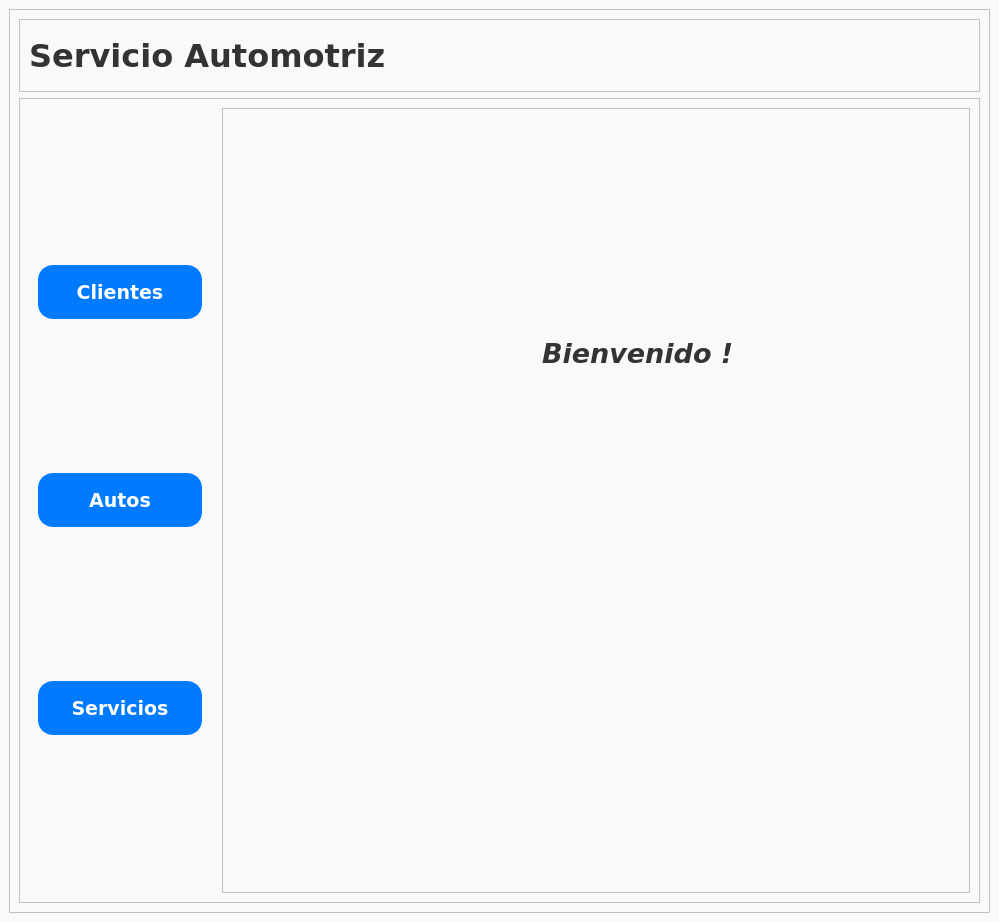
<?xml version="1.0" encoding="UTF-8"?>
<ui version="4.0">
 <class>MainWindow</class>
 <widget class="QMainWindow" name="MainWindow">
  <property name="geometry">
   <rect>
    <x>0</x>
    <y>0</y>
    <width>999</width>
    <height>922</height>
   </rect>
  </property>
  <property name="windowTitle">
   <string>MainWindow</string>
  </property>
  <widget class="QWidget" name="centralwidget">
   <property name="styleSheet">
    <string notr="true">/* Estilos generales */
QWidget {
    background-color: #F8F9FA; /* Gris claro */
}

* {
    font-family: 'Verdana', sans-serif;
}

/* Estilos para QLabel */
QLabel {
    color: #333333; /* Gris oscuro */
}

/* Estilos para QPushButton */
QPushButton {
    background-color: #007BFF; /* Azul */
    color: #FFFFFF;
    border-style: solid;
    border-width: 2px;
    border-color: #007BFF;
    border-radius: 15px; /* Esto hará que los botones sean redondos */
    padding: 5px;
    min-width: 80px;
    max-width: 150px;
    min-height: 25px;
    max-height: 40px;
}

/* Cuando el mouse está sobre el botón */
QPushButton:hover {
    background-color: #0056b3; /* Azul oscuro */
    border-color: #0056b3;
}

/* Estilos para QLineEdit */
QLineEdit {
    background-color: #FFFFFF;
    color: #333333;
    border: 1px solid #CCCCCC;
}

/* Estilos para QPlainTextEdit */
QPlainTextEdit {
    background-color: #FFFFFF;
    color: #333333;
    border: 1px solid #CCCCCC;
}

/* Estilos para QTableWidget */
QTableWidget {
    background-color: #FFFFFF;
    color: #333333;
    gridline-color: #CCCCCC;
}

QHeaderView::section {
    background-color: #E9ECEF; /* Gris claro */
    color: #333333;
    padding: 5px;
    border: 1px solid #CCCCCC;
}

QTableWidget::item:selected {
    background-color: #007BFF; /* Azul */
    color: #FFFFFF;
}

/* Estilos para errores o alertas */
QMessageBox {
    background-color: #DC3545; /* Rojo */
    color: #FFFFFF;
}

/* Estilos para QGroupBox */
QGroupBox {
    background-color: #E9ECEF; /* Gris claro */
    border: 1px solid #CCCCCC;
    border-radius: 5px;
    padding-top: 10px;
    margin-top: 10px;
}

QGroupBox::title {
    color: #333333; /* Gris oscuro */
    subcontrol-origin: margin;
    subcontrol-position: top center;
    padding: 0 3px;
}
</string>
   </property>
   <layout class="QVBoxLayout" name="verticalLayout_2">
    <item>
     <widget class="QFrame" name="frame_principal">
      <property name="frameShape">
       <enum>QFrame::StyledPanel</enum>
      </property>
      <property name="frameShadow">
       <enum>QFrame::Raised</enum>
      </property>
      <layout class="QVBoxLayout" name="verticalLayout" stretch="1,11">
       <item>
        <widget class="QFrame" name="frame_superior">
         <property name="frameShape">
          <enum>QFrame::StyledPanel</enum>
         </property>
         <property name="frameShadow">
          <enum>QFrame::Raised</enum>
         </property>
         <layout class="QHBoxLayout" name="horizontalLayout_7">
          <item>
           <widget class="QLabel" name="label_53">
            <property name="font">
             <font>
              <family>Verdana</family>
              <pointsize>24</pointsize>
              <weight>75</weight>
              <bold>true</bold>
             </font>
            </property>
            <property name="text">
             <string>Servicio Automotriz</string>
            </property>
           </widget>
          </item>
          <item>
           <widget class="QPushButton" name="pushButton_inicio">
            <property name="maximumSize">
             <size>
              <width>160</width>
              <height>50</height>
             </size>
            </property>
            <property name="styleSheet">
             <string notr="true">QPushButton {
    background-color: transparent;
    border: none;
}
</string>
            </property>
            <property name="text">
             <string/>
            </property>
            <property name="icon">
             <iconset>
              <normaloff>iconos/1200px-Motorkontrollleuchte.svg.png</normaloff>iconos/1200px-Motorkontrollleuchte.svg.png</iconset>
            </property>
            <property name="iconSize">
             <size>
              <width>70</width>
              <height>70</height>
             </size>
            </property>
           </widget>
          </item>
         </layout>
        </widget>
       </item>
       <item>
        <widget class="QFrame" name="frame_inferior">
         <property name="frameShape">
          <enum>QFrame::StyledPanel</enum>
         </property>
         <property name="frameShadow">
          <enum>QFrame::Raised</enum>
         </property>
         <layout class="QHBoxLayout" name="horizontalLayout" stretch="2,8">
          <item>
           <widget class="QFrame" name="frame_botones">
            <property name="styleSheet">
             <string notr="true">QFrame {
    /*background-color: black;*/
    color: white; /* Cambia el color del texto si es necesario */
    border-radius: 10px; /* Ajusta el valor para redondear más o menos las esquinas */
}
</string>
            </property>
            <property name="frameShape">
             <enum>QFrame::StyledPanel</enum>
            </property>
            <property name="frameShadow">
             <enum>QFrame::Raised</enum>
            </property>
            <layout class="QVBoxLayout" name="verticalLayout_6">
             <item>
              <widget class="QPushButton" name="pushButton_clientes">
               <property name="minimumSize">
                <size>
                 <width>94</width>
                 <height>39</height>
                </size>
               </property>
               <property name="maximumSize">
                <size>
                 <width>164</width>
                 <height>54</height>
                </size>
               </property>
               <property name="font">
                <font>
                 <family>Verdana</family>
                 <pointsize>14</pointsize>
                 <weight>75</weight>
                 <bold>true</bold>
                </font>
               </property>
               <property name="text">
                <string>Clientes</string>
               </property>
               <property name="icon">
                <iconset>
                 <normaloff>iconos/persona.png</normaloff>iconos/persona.png</iconset>
               </property>
              </widget>
             </item>
             <item>
              <widget class="QPushButton" name="pushButton_autos">
               <property name="minimumSize">
                <size>
                 <width>94</width>
                 <height>39</height>
                </size>
               </property>
               <property name="maximumSize">
                <size>
                 <width>164</width>
                 <height>54</height>
                </size>
               </property>
               <property name="font">
                <font>
                 <family>Verdana</family>
                 <pointsize>14</pointsize>
                 <weight>75</weight>
                 <bold>true</bold>
                </font>
               </property>
               <property name="text">
                <string>Autos</string>
               </property>
               <property name="icon">
                <iconset>
                 <normaloff>iconos/auto.png</normaloff>iconos/auto.png</iconset>
               </property>
              </widget>
             </item>
             <item>
              <widget class="QPushButton" name="pushButton_servicios">
               <property name="minimumSize">
                <size>
                 <width>94</width>
                 <height>39</height>
                </size>
               </property>
               <property name="maximumSize">
                <size>
                 <width>164</width>
                 <height>54</height>
                </size>
               </property>
               <property name="font">
                <font>
                 <family>Verdana</family>
                 <pointsize>14</pointsize>
                 <weight>75</weight>
                 <bold>true</bold>
                </font>
               </property>
               <property name="text">
                <string>Servicios</string>
               </property>
               <property name="icon">
                <iconset>
                 <normaloff>iconos/llave.png</normaloff>iconos/llave.png</iconset>
               </property>
              </widget>
             </item>
            </layout>
           </widget>
          </item>
          <item>
           <widget class="QFrame" name="frame_paginas">
            <property name="frameShape">
             <enum>QFrame::StyledPanel</enum>
            </property>
            <property name="frameShadow">
             <enum>QFrame::Raised</enum>
            </property>
            <layout class="QHBoxLayout" name="horizontalLayout_3">
             <item>
              <widget class="QStackedWidget" name="stackedWidget">
               <property name="currentIndex">
                <number>0</number>
               </property>
               <widget class="QWidget" name="page_inicio">
                <widget class="QLabel" name="label_37">
                 <property name="geometry">
                  <rect>
                   <x>310</x>
                   <y>200</y>
                   <width>211</width>
                   <height>71</height>
                  </rect>
                 </property>
                 <property name="font">
                  <font>
                   <family>Verdana</family>
                   <pointsize>20</pointsize>
                   <weight>75</weight>
                   <italic>true</italic>
                   <bold>true</bold>
                  </font>
                 </property>
                 <property name="text">
                  <string>Bienvenido !</string>
                 </property>
                </widget>
               </widget>
               <widget class="QWidget" name="page_clientes">
                <layout class="QGridLayout" name="gridLayout_6">
                 <item row="0" column="0">
                  <widget class="QFrame" name="frame_c">
                   <property name="frameShape">
                    <enum>QFrame::StyledPanel</enum>
                   </property>
                   <property name="frameShadow">
                    <enum>QFrame::Raised</enum>
                   </property>
                   <layout class="QVBoxLayout" name="verticalLayout_3" stretch="1,11">
                    <item>
                     <widget class="QFrame" name="frame">
                      <property name="frameShape">
                       <enum>QFrame::StyledPanel</enum>
                      </property>
                      <property name="frameShadow">
                       <enum>QFrame::Raised</enum>
                      </property>
                      <layout class="QHBoxLayout" name="horizontalLayout_5">
                       <item>
                        <widget class="QLabel" name="label_51">
                         <property name="font">
                          <font>
                           <family>Verdana</family>
                           <pointsize>16</pointsize>
                           <weight>75</weight>
                           <bold>true</bold>
                          </font>
                         </property>
                         <property name="text">
                          <string>Clientes</string>
                         </property>
                        </widget>
                       </item>
                      </layout>
                     </widget>
                    </item>
                    <item>
                     <widget class="QFrame" name="frame_2">
                      <property name="frameShape">
                       <enum>QFrame::StyledPanel</enum>
                      </property>
                      <property name="frameShadow">
                       <enum>QFrame::Raised</enum>
                      </property>
                      <layout class="QGridLayout" name="gridLayout_5">
                       <item row="0" column="0">
                        <widget class="QGroupBox" name="groupBox">
                         <property name="title">
                          <string>CREAR</string>
                         </property>
                         <layout class="QGridLayout" name="gridLayout_2">
                          <item row="0" column="0">
                           <widget class="QLabel" name="label">
                            <property name="text">
                             <string>Nombre</string>
                            </property>
                           </widget>
                          </item>
                          <item row="0" column="1">
                           <widget class="QLineEdit" name="nombre_cliente_crear_cliente_lineEdit"/>
                          </item>
                          <item row="1" column="0">
                           <widget class="QLabel" name="label_2">
                            <property name="text">
                             <string>Telefono</string>
                            </property>
                           </widget>
                          </item>
                          <item row="1" column="1">
                           <widget class="QLineEdit" name="telefono_cliente_crear_cliente_lineEdit"/>
                          </item>
                          <item row="2" column="0">
                           <widget class="QLabel" name="label_3">
                            <property name="text">
                             <string>Descripción</string>
                            </property>
                           </widget>
                          </item>
                          <item row="2" column="1">
                           <widget class="QPlainTextEdit" name="descripcion_cliente_crear_cliente_plainText"/>
                          </item>
                          <item row="3" column="1">
                           <widget class="QPushButton" name="guardar_crear_cliente_button">
                            <property name="text">
                             <string>GUARDAR</string>
                            </property>
                           </widget>
                          </item>
                         </layout>
                        </widget>
                       </item>
                       <item row="0" column="1">
                        <widget class="QGroupBox" name="groupBox_3">
                         <property name="title">
                          <string>MOSTRAR</string>
                         </property>
                         <layout class="QGridLayout" name="gridLayout_7">
                          <item row="0" column="0">
                           <widget class="QTableWidget" name="mostrar_clientes_clientes_tableWidget"/>
                          </item>
                          <item row="1" column="0">
                           <widget class="QPushButton" name="mostrar_mostrar_clientes_button">
                            <property name="text">
                             <string>MOSTRAR</string>
                            </property>
                           </widget>
                          </item>
                         </layout>
                        </widget>
                       </item>
                       <item row="1" column="0">
                        <widget class="QGroupBox" name="groupBox_2">
                         <property name="title">
                          <string>ACTUALIZAR</string>
                         </property>
                         <layout class="QGridLayout" name="gridLayout_9">
                          <item row="0" column="0">
                           <widget class="QLabel" name="label_4">
                            <property name="text">
                             <string>Nombre</string>
                            </property>
                           </widget>
                          </item>
                          <item row="0" column="1">
                           <widget class="QLineEdit" name="nombre_cliente_actualizar_cliente_lineEdit"/>
                          </item>
                          <item row="1" column="0">
                           <widget class="QLabel" name="label_6">
                            <property name="text">
                             <string>Telefono</string>
                            </property>
                           </widget>
                          </item>
                          <item row="1" column="1">
                           <widget class="QLineEdit" name="telefono_cliente_actualizar_cliente_lineEdit"/>
                          </item>
                          <item row="2" column="0">
                           <widget class="QLabel" name="label_5">
                            <property name="text">
                             <string>Descripción</string>
                            </property>
                           </widget>
                          </item>
                          <item row="2" column="1">
                           <widget class="QPlainTextEdit" name="descripcion_cliente_actualizar_cliente_plainText"/>
                          </item>
                          <item row="3" column="1">
                           <widget class="QPushButton" name="actualizar_actualizar_cliente_button">
                            <property name="text">
                             <string>ACTUALIZAR</string>
                            </property>
                           </widget>
                          </item>
                         </layout>
                        </widget>
                       </item>
                       <item row="1" column="1">
                        <widget class="QGroupBox" name="groupBox_4">
                         <property name="title">
                          <string>ELIMINAR</string>
                         </property>
                         <layout class="QGridLayout" name="gridLayout_8">
                          <item row="0" column="0">
                           <widget class="QLabel" name="label_7">
                            <property name="text">
                             <string>Nombre</string>
                            </property>
                           </widget>
                          </item>
                          <item row="0" column="1">
                           <widget class="QLineEdit" name="nombre_cliente_eliminar_cliente_lineEdit"/>
                          </item>
                          <item row="1" column="0">
                           <widget class="QLabel" name="label_9">
                            <property name="text">
                             <string>Telefono</string>
                            </property>
                           </widget>
                          </item>
                          <item row="1" column="1">
                           <widget class="QLineEdit" name="telefono_cliente_eliminar_cliente_lineEdit"/>
                          </item>
                          <item row="2" column="0">
                           <widget class="QLabel" name="label_8">
                            <property name="text">
                             <string>Descripción</string>
                            </property>
                           </widget>
                          </item>
                          <item row="2" column="1">
                           <widget class="QPlainTextEdit" name="descripcion_cliente_eliminar_cliente_plainText"/>
                          </item>
                          <item row="3" column="1">
                           <widget class="QPushButton" name="eliminar_eliminar_cliente_button">
                            <property name="text">
                             <string>ELIMINAR</string>
                            </property>
                           </widget>
                          </item>
                         </layout>
                        </widget>
                       </item>
                      </layout>
                     </widget>
                    </item>
                   </layout>
                  </widget>
                 </item>
                </layout>
               </widget>
               <widget class="QWidget" name="page_autos">
                <layout class="QGridLayout" name="gridLayout">
                 <item row="0" column="0">
                  <widget class="QFrame" name="frame_a">
                   <property name="frameShape">
                    <enum>QFrame::StyledPanel</enum>
                   </property>
                   <property name="frameShadow">
                    <enum>QFrame::Raised</enum>
                   </property>
                   <layout class="QVBoxLayout" name="verticalLayout_4" stretch="1,11">
                    <item>
                     <widget class="QFrame" name="frame_3">
                      <property name="frameShape">
                       <enum>QFrame::StyledPanel</enum>
                      </property>
                      <property name="frameShadow">
                       <enum>QFrame::Raised</enum>
                      </property>
                      <layout class="QHBoxLayout" name="horizontalLayout_4">
                       <item>
                        <widget class="QLabel" name="label_52">
                         <property name="font">
                          <font>
                           <family>Verdana</family>
                           <pointsize>16</pointsize>
                           <weight>75</weight>
                           <bold>true</bold>
                          </font>
                         </property>
                         <property name="text">
                          <string>Autos</string>
                         </property>
                        </widget>
                       </item>
                      </layout>
                     </widget>
                    </item>
                    <item>
                     <widget class="QFrame" name="frame_4">
                      <property name="frameShape">
                       <enum>QFrame::StyledPanel</enum>
                      </property>
                      <property name="frameShadow">
                       <enum>QFrame::Raised</enum>
                      </property>
                      <layout class="QGridLayout" name="gridLayout_3">
                       <item row="2" column="0">
                        <widget class="QGroupBox" name="groupBox_7">
                         <property name="title">
                          <string>ACTUALIZAR</string>
                         </property>
                         <layout class="QGridLayout" name="gridLayout_11">
                          <item row="0" column="0">
                           <widget class="QLabel" name="label_43">
                            <property name="text">
                             <string>Modelo</string>
                            </property>
                           </widget>
                          </item>
                          <item row="0" column="1">
                           <widget class="QLineEdit" name="modelo_actualizar_auto_lineEdit"/>
                          </item>
                          <item row="1" column="0">
                           <widget class="QLabel" name="label_42">
                            <property name="text">
                             <string>Marca</string>
                            </property>
                           </widget>
                          </item>
                          <item row="1" column="1">
                           <widget class="QLineEdit" name="marca_actualizar_auto_lineEdit"/>
                          </item>
                          <item row="2" column="0">
                           <widget class="QLabel" name="label_45">
                            <property name="text">
                             <string>Año</string>
                            </property>
                           </widget>
                          </item>
                          <item row="2" column="1">
                           <widget class="QLineEdit" name="anio_actualizar_auto_lineEdit"/>
                          </item>
                          <item row="3" column="0">
                           <widget class="QLabel" name="label_44">
                            <property name="text">
                             <string>Descripción</string>
                            </property>
                           </widget>
                          </item>
                          <item row="3" column="1">
                           <widget class="QPlainTextEdit" name="descripcion_actualizar_auto_plainTextEdit"/>
                          </item>
                          <item row="4" column="1">
                           <widget class="QPushButton" name="actualizar_auto_pushButton">
                            <property name="text">
                             <string>ACTUALIZAR</string>
                            </property>
                           </widget>
                          </item>
                         </layout>
                        </widget>
                       </item>
                       <item row="1" column="0">
                        <widget class="QGroupBox" name="groupBox_6">
                         <property name="title">
                          <string>CREAR</string>
                         </property>
                         <layout class="QGridLayout" name="gridLayout_10">
                          <item row="0" column="0">
                           <widget class="QLabel" name="label_46">
                            <property name="text">
                             <string>Modelo</string>
                            </property>
                           </widget>
                          </item>
                          <item row="0" column="1">
                           <widget class="QLineEdit" name="modelo_crear_auto_lineEdit"/>
                          </item>
                          <item row="1" column="0">
                           <widget class="QLabel" name="label_47">
                            <property name="text">
                             <string>Marca</string>
                            </property>
                           </widget>
                          </item>
                          <item row="1" column="1">
                           <widget class="QLineEdit" name="marca_crear_auto_lineEdit"/>
                          </item>
                          <item row="2" column="0">
                           <widget class="QLabel" name="label_48">
                            <property name="text">
                             <string>Año</string>
                            </property>
                           </widget>
                          </item>
                          <item row="2" column="1">
                           <widget class="QLineEdit" name="anio_crear_auto_lineEdit"/>
                          </item>
                          <item row="3" column="0">
                           <widget class="QLabel" name="label_49">
                            <property name="text">
                             <string>Descripción</string>
                            </property>
                           </widget>
                          </item>
                          <item row="3" column="1">
                           <widget class="QPlainTextEdit" name="descripcion_crear_auto_plainTextEdit"/>
                          </item>
                          <item row="4" column="1">
                           <widget class="QPushButton" name="crear_auto_pushButton">
                            <property name="text">
                             <string>CREAR</string>
                            </property>
                           </widget>
                          </item>
                         </layout>
                        </widget>
                       </item>
                       <item row="1" column="1">
                        <widget class="QGroupBox" name="groupBox_8">
                         <property name="title">
                          <string>MOSTRAR</string>
                         </property>
                         <layout class="QGridLayout" name="gridLayout_12">
                          <item row="0" column="0">
                           <widget class="QTableWidget" name="mostrar_auto_tableWidget"/>
                          </item>
                         </layout>
                        </widget>
                       </item>
                       <item row="2" column="1">
                        <widget class="QGroupBox" name="groupBox_9">
                         <property name="title">
                          <string>ELIMINAR</string>
                         </property>
                         <layout class="QGridLayout" name="gridLayout_13">
                          <item row="0" column="0">
                           <widget class="QLabel" name="label_39">
                            <property name="text">
                             <string>Modelo</string>
                            </property>
                           </widget>
                          </item>
                          <item row="0" column="1">
                           <widget class="QLineEdit" name="modelo_eliminar_auto_lineEdit"/>
                          </item>
                          <item row="1" column="0">
                           <widget class="QLabel" name="label_38">
                            <property name="text">
                             <string>Marca</string>
                            </property>
                           </widget>
                          </item>
                          <item row="1" column="1">
                           <widget class="QLineEdit" name="marca_eliminar_auto_lineEdit"/>
                          </item>
                          <item row="2" column="0">
                           <widget class="QLabel" name="label_41">
                            <property name="text">
                             <string>Año</string>
                            </property>
                           </widget>
                          </item>
                          <item row="2" column="1">
                           <widget class="QLineEdit" name="anio_eliminar_auto_lineEdit"/>
                          </item>
                          <item row="3" column="0">
                           <widget class="QLabel" name="label_40">
                            <property name="text">
                             <string>Descripción</string>
                            </property>
                           </widget>
                          </item>
                          <item row="3" column="1">
                           <widget class="QPlainTextEdit" name="descripcion_eliminar_auto_plainTextEdit"/>
                          </item>
                          <item row="4" column="1">
                           <widget class="QPushButton" name="eliminar_auto_pushButton">
                            <property name="text">
                             <string>ELIMINAR</string>
                            </property>
                           </widget>
                          </item>
                         </layout>
                        </widget>
                       </item>
                       <item row="0" column="0">
                        <widget class="QLabel" name="label_10">
                         <property name="text">
                          <string>Cliente:</string>
                         </property>
                        </widget>
                       </item>
                       <item row="0" column="1">
                        <widget class="QLabel" name="cliente_autosTab_label">
                         <property name="text">
                          <string>(Nombre del cliente)</string>
                         </property>
                        </widget>
                       </item>
                      </layout>
                     </widget>
                    </item>
                   </layout>
                  </widget>
                 </item>
                </layout>
               </widget>
               <widget class="QWidget" name="page_servicios">
                <layout class="QHBoxLayout" name="horizontalLayout_2">
                 <item>
                  <widget class="QFrame" name="frame_s">
                   <property name="frameShape">
                    <enum>QFrame::StyledPanel</enum>
                   </property>
                   <property name="frameShadow">
                    <enum>QFrame::Raised</enum>
                   </property>
                   <layout class="QVBoxLayout" name="verticalLayout_5" stretch="1,11">
                    <item>
                     <widget class="QFrame" name="frame_5">
                      <property name="frameShape">
                       <enum>QFrame::StyledPanel</enum>
                      </property>
                      <property name="frameShadow">
                       <enum>QFrame::Raised</enum>
                      </property>
                      <layout class="QHBoxLayout" name="horizontalLayout_6">
                       <item>
                        <widget class="QLabel" name="label_50">
                         <property name="font">
                          <font>
                           <family>Verdana</family>
                           <pointsize>16</pointsize>
                           <weight>75</weight>
                           <bold>true</bold>
                          </font>
                         </property>
                         <property name="text">
                          <string>Servicios</string>
                         </property>
                        </widget>
                       </item>
                      </layout>
                     </widget>
                    </item>
                    <item>
                     <widget class="QFrame" name="frame_6">
                      <property name="frameShape">
                       <enum>QFrame::StyledPanel</enum>
                      </property>
                      <property name="frameShadow">
                       <enum>QFrame::Raised</enum>
                      </property>
                      <layout class="QGridLayout" name="gridLayout_4">
                       <item row="2" column="0">
                        <widget class="QGroupBox" name="groupBox_11">
                         <property name="title">
                          <string>ACTUALIZAR</string>
                         </property>
                         <layout class="QGridLayout" name="gridLayout_16">
                          <item row="0" column="0">
                           <widget class="QLabel" name="label_28">
                            <property name="text">
                             <string>Fecha</string>
                            </property>
                           </widget>
                          </item>
                          <item row="0" column="1">
                           <widget class="QDateEdit" name="fecha_actualizar_servicio_dateEdit">
                            <property name="dateTime">
                             <datetime>
                              <hour>0</hour>
                              <minute>0</minute>
                              <second>0</second>
                              <year>2024</year>
                              <month>1</month>
                              <day>1</day>
                             </datetime>
                            </property>
                           </widget>
                          </item>
                          <item row="1" column="0">
                           <widget class="QLabel" name="label_30">
                            <property name="text">
                             <string>Precio</string>
                            </property>
                           </widget>
                          </item>
                          <item row="1" column="1">
                           <widget class="QDoubleSpinBox" name="precio_actualizar_servicio_doubleSpinBox">
                            <property name="maximum">
                             <double>100000.000000000000000</double>
                            </property>
                           </widget>
                          </item>
                          <item row="2" column="0">
                           <widget class="QLabel" name="label_27">
                            <property name="text">
                             <string>Inversión</string>
                            </property>
                           </widget>
                          </item>
                          <item row="2" column="1">
                           <widget class="QDoubleSpinBox" name="inversion_actualizar_servicio_doubleSpinBox">
                            <property name="maximum">
                             <double>100000.000000000000000</double>
                            </property>
                           </widget>
                          </item>
                          <item row="3" column="0">
                           <widget class="QLabel" name="label_29">
                            <property name="text">
                             <string>Kilometraje</string>
                            </property>
                           </widget>
                          </item>
                          <item row="3" column="1">
                           <widget class="QLineEdit" name="kilometraje_actualizar_servicio_lineEdit"/>
                          </item>
                          <item row="4" column="0">
                           <widget class="QLabel" name="label_31">
                            <property name="text">
                             <string>Resumen</string>
                            </property>
                           </widget>
                          </item>
                          <item row="4" column="1">
                           <widget class="QPlainTextEdit" name="resumen_actualizar_servicio_plainTextEdit"/>
                          </item>
                          <item row="5" column="1">
                           <widget class="QPushButton" name="pushButton_5">
                            <property name="text">
                             <string>ACTUALIZAR</string>
                            </property>
                           </widget>
                          </item>
                         </layout>
                        </widget>
                       </item>
                       <item row="1" column="1">
                        <widget class="QGroupBox" name="groupBox_10">
                         <property name="title">
                          <string>MOSTRAR</string>
                         </property>
                         <layout class="QGridLayout" name="gridLayout_15">
                          <item row="0" column="0">
                           <widget class="QTableWidget" name="mostrar_servicio_tableWidget"/>
                          </item>
                         </layout>
                        </widget>
                       </item>
                       <item row="2" column="1">
                        <widget class="QGroupBox" name="groupBox_12">
                         <property name="title">
                          <string>ELIMINAR</string>
                         </property>
                         <layout class="QGridLayout" name="gridLayout_17">
                          <item row="0" column="0">
                           <widget class="QLabel" name="label_33">
                            <property name="text">
                             <string>Fecha</string>
                            </property>
                           </widget>
                          </item>
                          <item row="0" column="1">
                           <widget class="QDateEdit" name="fecha_eliminar_servicio_dateEdit">
                            <property name="dateTime">
                             <datetime>
                              <hour>0</hour>
                              <minute>0</minute>
                              <second>0</second>
                              <year>2024</year>
                              <month>1</month>
                              <day>1</day>
                             </datetime>
                            </property>
                           </widget>
                          </item>
                          <item row="1" column="0">
                           <widget class="QLabel" name="label_35">
                            <property name="text">
                             <string>Precio</string>
                            </property>
                           </widget>
                          </item>
                          <item row="1" column="1">
                           <widget class="QDoubleSpinBox" name="precio_eliminar_servicio_doubleSpinBox">
                            <property name="maximum">
                             <double>100000.000000000000000</double>
                            </property>
                           </widget>
                          </item>
                          <item row="2" column="0">
                           <widget class="QLabel" name="label_32">
                            <property name="text">
                             <string>Inversión</string>
                            </property>
                           </widget>
                          </item>
                          <item row="2" column="1">
                           <widget class="QDoubleSpinBox" name="inversion_eliminar_servicio_doubleSpinBox">
                            <property name="maximum">
                             <double>100000.000000000000000</double>
                            </property>
                           </widget>
                          </item>
                          <item row="3" column="0">
                           <widget class="QLabel" name="label_34">
                            <property name="text">
                             <string>Kilometraje</string>
                            </property>
                           </widget>
                          </item>
                          <item row="3" column="1">
                           <widget class="QLineEdit" name="kilometraje_eliminar_servicio_lineEdit"/>
                          </item>
                          <item row="4" column="0">
                           <widget class="QLabel" name="label_36">
                            <property name="text">
                             <string>Resumen</string>
                            </property>
                           </widget>
                          </item>
                          <item row="4" column="1">
                           <widget class="QPlainTextEdit" name="resumen_eliminar_servicio_plainTextEdit"/>
                          </item>
                          <item row="5" column="1">
                           <widget class="QPushButton" name="eliminar_servicio_pushButton">
                            <property name="text">
                             <string>ELIMINAR</string>
                            </property>
                           </widget>
                          </item>
                         </layout>
                        </widget>
                       </item>
                       <item row="1" column="0">
                        <widget class="QGroupBox" name="groupBox_5">
                         <property name="title">
                          <string>CREAR</string>
                         </property>
                         <layout class="QGridLayout" name="gridLayout_14">
                          <item row="0" column="0">
                           <widget class="QLabel" name="label_22">
                            <property name="text">
                             <string>Fecha</string>
                            </property>
                           </widget>
                          </item>
                          <item row="0" column="1">
                           <widget class="QDateEdit" name="fecha_crear_servicio_dateEdit">
                            <property name="dateTime">
                             <datetime>
                              <hour>0</hour>
                              <minute>0</minute>
                              <second>0</second>
                              <year>2024</year>
                              <month>1</month>
                              <day>1</day>
                             </datetime>
                            </property>
                           </widget>
                          </item>
                          <item row="1" column="0">
                           <widget class="QLabel" name="label_23">
                            <property name="text">
                             <string>Precio</string>
                            </property>
                           </widget>
                          </item>
                          <item row="1" column="1">
                           <widget class="QDoubleSpinBox" name="precio_crear_servicio_doubleSpinBox">
                            <property name="maximum">
                             <double>100000.000000000000000</double>
                            </property>
                           </widget>
                          </item>
                          <item row="2" column="0">
                           <widget class="QLabel" name="label_24">
                            <property name="text">
                             <string>Inversión</string>
                            </property>
                           </widget>
                          </item>
                          <item row="2" column="1">
                           <widget class="QDoubleSpinBox" name="inversion_crear_servicio_doubleSpinBox">
                            <property name="maximum">
                             <double>100000.000000000000000</double>
                            </property>
                           </widget>
                          </item>
                          <item row="3" column="0">
                           <widget class="QLabel" name="label_25">
                            <property name="text">
                             <string>Kilometraje</string>
                            </property>
                           </widget>
                          </item>
                          <item row="3" column="1">
                           <widget class="QLineEdit" name="kilometraje_crear_servicio_lineEdit"/>
                          </item>
                          <item row="4" column="0">
                           <widget class="QLabel" name="label_26">
                            <property name="text">
                             <string>Resumen</string>
                            </property>
                           </widget>
                          </item>
                          <item row="4" column="1">
                           <widget class="QPlainTextEdit" name="resumen_crear_servicio_plainTextEdit"/>
                          </item>
                          <item row="5" column="1">
                           <widget class="QPushButton" name="crear_servicio_pushButton">
                            <property name="text">
                             <string>CREAR</string>
                            </property>
                           </widget>
                          </item>
                         </layout>
                        </widget>
                       </item>
                       <item row="0" column="0">
                        <widget class="QLabel" name="label_11">
                         <property name="text">
                          <string>Automovil:</string>
                         </property>
                        </widget>
                       </item>
                       <item row="0" column="1">
                        <widget class="QLabel" name="automovil_serviciosTab_label">
                         <property name="text">
                          <string>(Nombre del automovil)</string>
                         </property>
                        </widget>
                       </item>
                      </layout>
                     </widget>
                    </item>
                   </layout>
                  </widget>
                 </item>
                </layout>
               </widget>
              </widget>
             </item>
            </layout>
           </widget>
          </item>
         </layout>
        </widget>
       </item>
      </layout>
     </widget>
    </item>
   </layout>
  </widget>
 </widget>
 <resources/>
 <connections/>
</ui>
